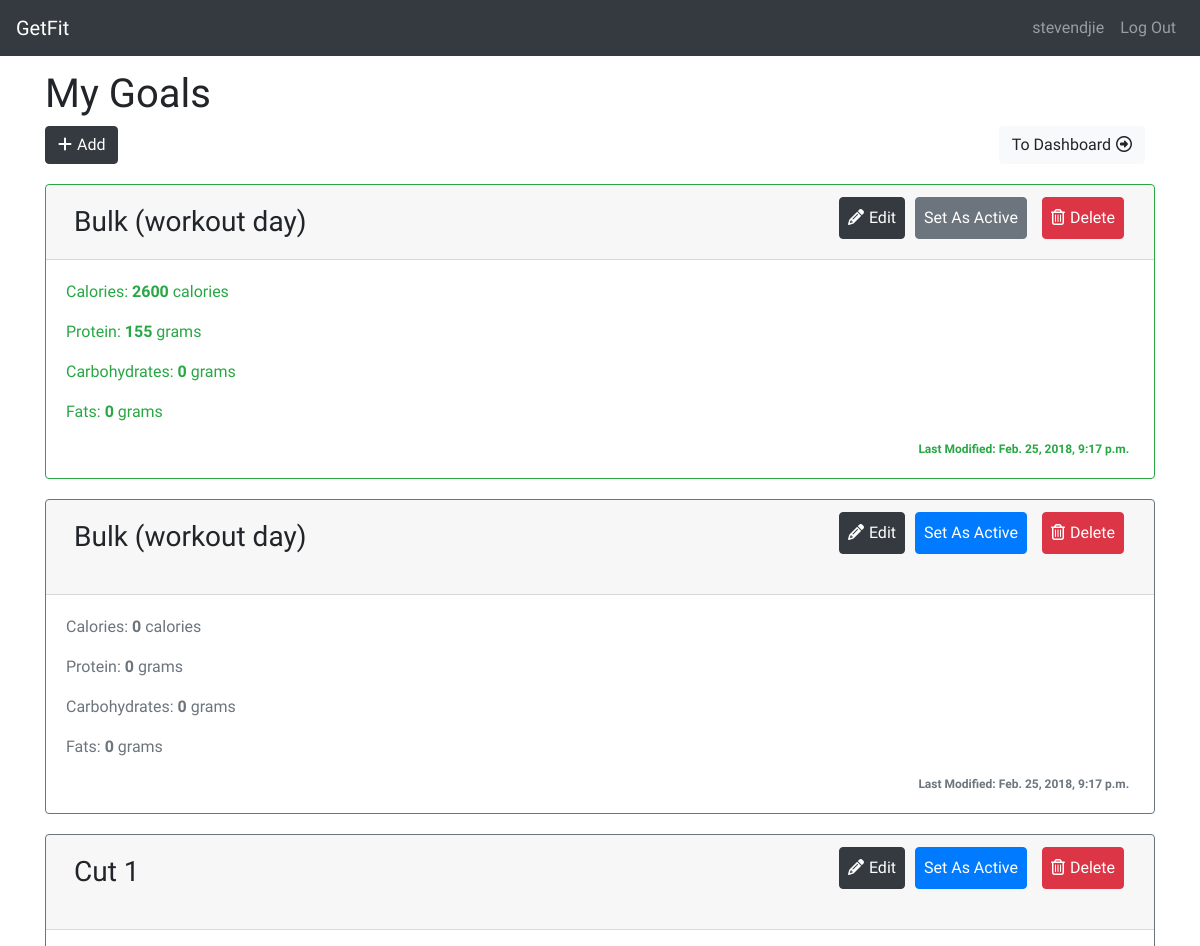
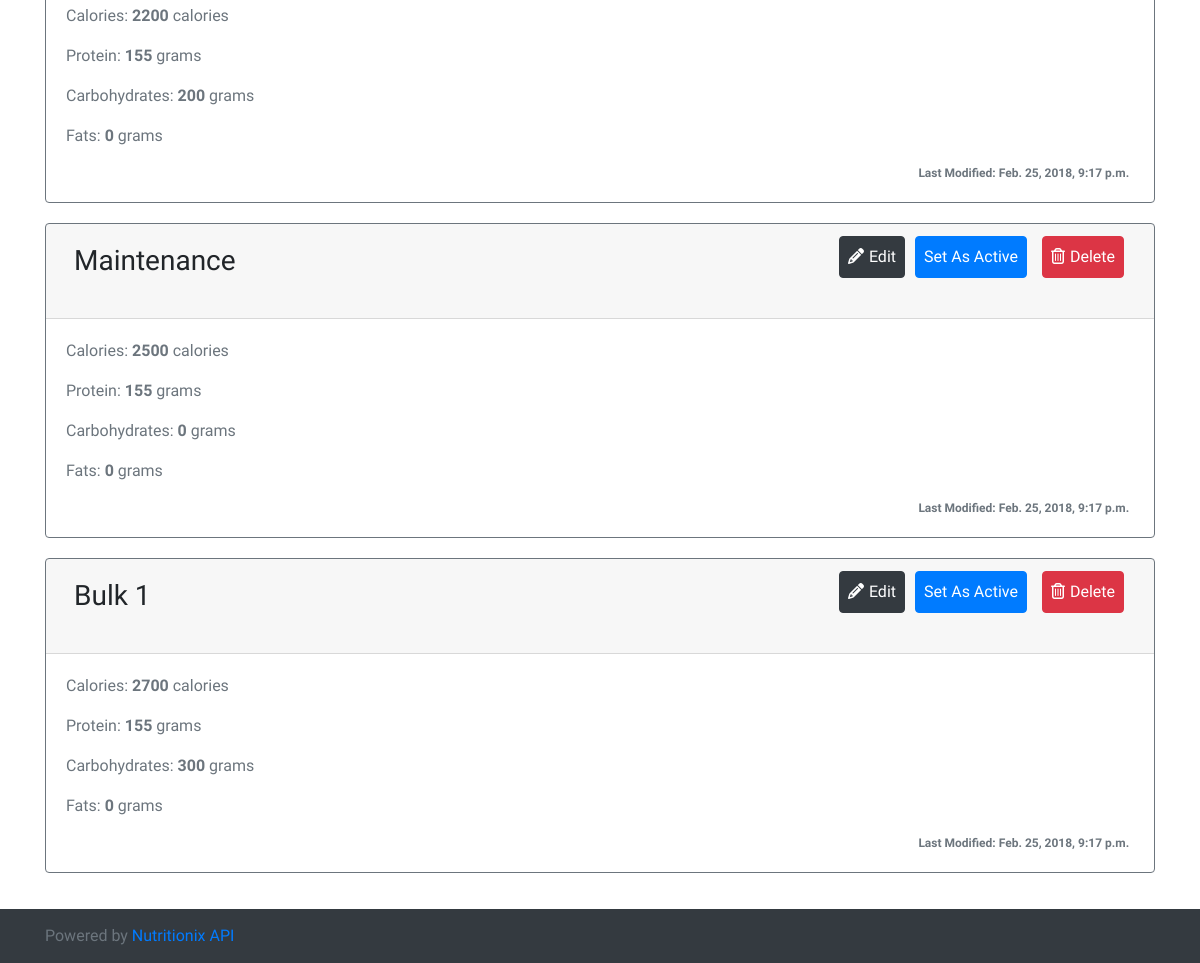
/counter/goals/ (signed in), run on an earlier commit of the app's database (2 pictures, top to bottom).
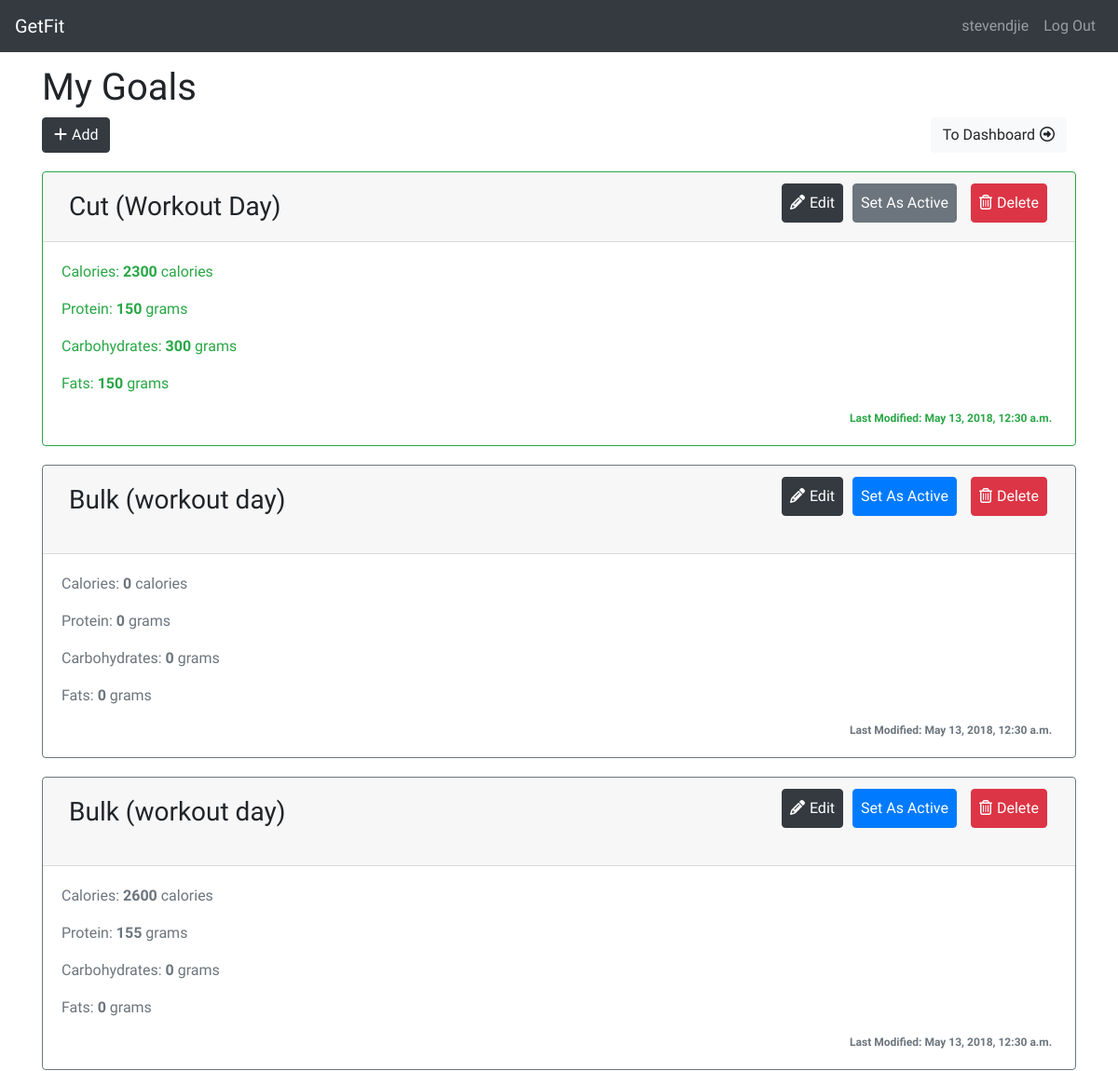
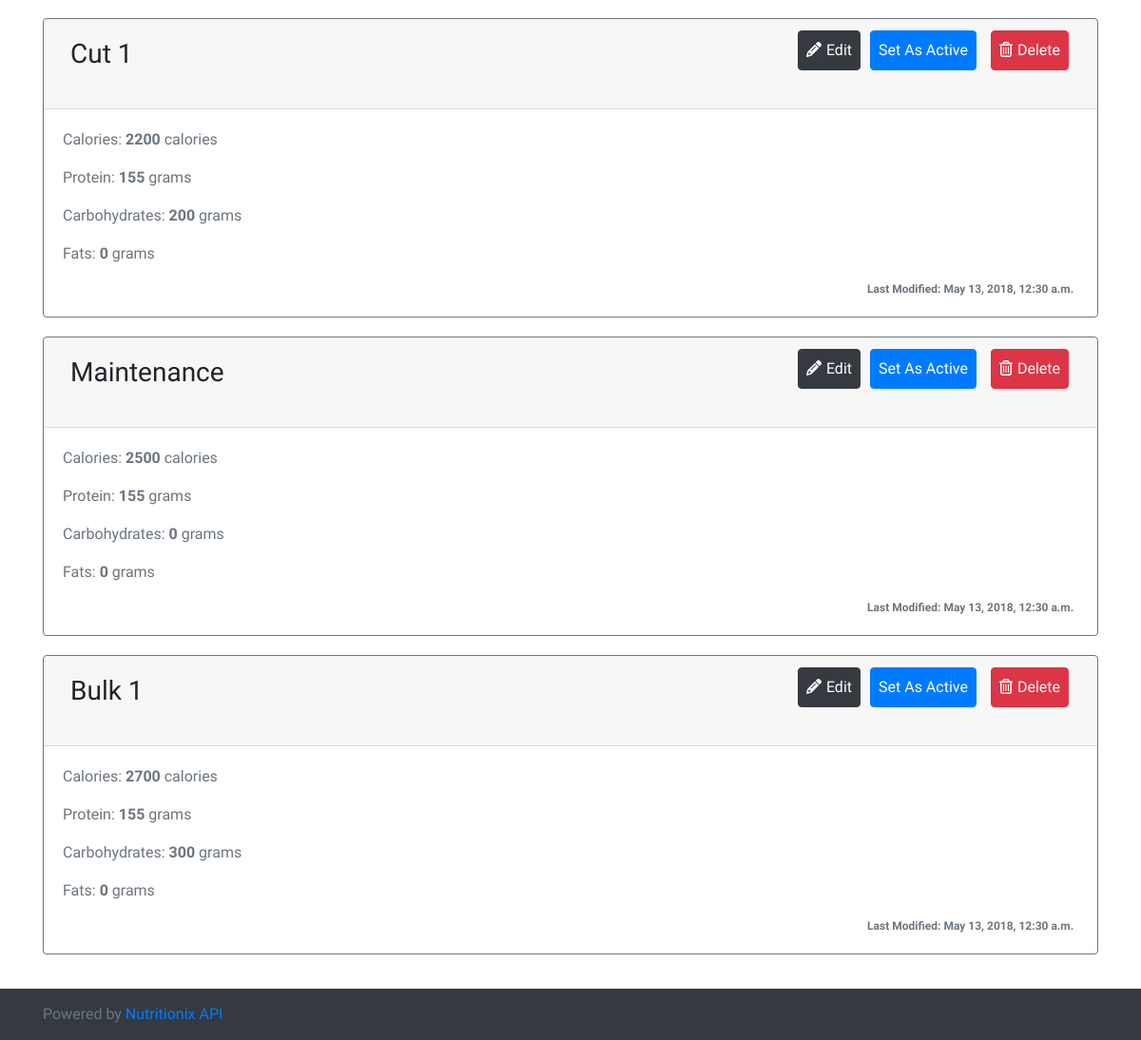
And on a later commit of the database (2 pictures, top to bottom).
### counter/models.py (models this page shows, shortened)
class Goal(models.Model):
   protein = models.DecimalField(max_digits=15, decimal_places=2)
   carbohydrates = models.DecimalField(max_digits=15, decimal_places=2)
   fats = models.DecimalField(max_digits=15, decimal_places=2)
   calories = models.DecimalField(max_digits=15, decimal_places=2)
   name = models.CharField(max_length=200, blank=False)
   isActive = models.BooleanField(default=False)
   dateAdded = models.DateTimeField(auto_now=True, null=True)

### counter/views/goal_views.py (the view, shortened to what this page needs)
@login_required
def viewGoals(request):
    if request.method == 'GET':
        allGoals = Goal.objects.order_by('-dateAdded')
        hasGoal = True
        hasActiveGoal = True
        if not allGoals:
            hasGoal = False
        try:
            activeGoal = Goal.objects.get(isActive=True)
        except ObjectDoesNotExist:
            hasActiveGoal = False
        context = {
            'allGoals' : allGoals,
            'hasGoal' : hasGoal,
            'hasActiveGoal' : hasActiveGoal,
        }
        if hasActiveGoal:
            context.update({'activeGoal' : activeGoal})
        return render(request, 'counter/view_goals.html', context=context)

### counter/templates/counter/view_goals.html (shortened to what this page needs)
{% extends 'counter/base.html' %}
{% block body %}
<h1>My Goals</h1>
<div class="button-panel d-flex justify-content-between">
    <a href="{% url 'counter:newGoal' %}"><button name="newGoal" class="btn btn-dark"><i class="fa fa-plus" aria-hidden="true"></i>Add</button></a>
    <a href="{% url 'counter:index' %}"><button name="newGoal" class="btn btn-light">To Dashboard<i class="fa fa-arrow-circle-o-right" aria-hidden="true"></i></button></a>
</div>
{% if hasGoal is not True %}
<div class="d-flex justify-content-center">
    <p class="error">You have no goals yet.</p>
</div>
{% else %}
{% if hasActiveGoal is True %}
<div class="card border-success">
    <h3 class="card-header d-flex justify-content-end">
        <span class="mr-auto p-2">{{activeGoal.name}}</span>
        <a href="{% url 'counter:editGoal' activeGoal.id %}"><button class="btn btn-dark p-2 card-btn"><i class="fa fa-pencil" aria-hidden="true"></i>Edit</button></a>
        <span><button class="btn btn-secondary p-2 card-btn notAllowed">Set As Active</button></span>
        <a href="{% url 'counter:deleteGoal' activeGoal.id %}"><button class="btn btn-danger p-2 card-btn"><i class="fa fa-trash-o" aria-hidden="true"></i>Delete</button></a>
    </h3>
    <div class="card-body text-success">
        <p class="card-text">Calories: <span class="font-weight-bold">{{activeGoal.calories.normalize}}</span> calories</p>
        <p class="card-text">Protein: <span class="font-weight-bold">{{activeGoal.protein.normalize}}</span> grams</p>
        <p class="card-text">Carbohydrates: <span class="font-weight-bold">{{activeGoal.carbohydrates.normalize}}</span> grams</p>
        <p class="card-text">Fats: <span class="font-weight-bold">{{activeGoal.fats.normalize}}</span> grams</p>
        <div class="d-flex justify-content-end">
            <span class="badge badge-default">Last Modified: {{activeGoal.dateAdded}}</span>
        </div>
    </div>
</div>
{% endif %}
{% for goal in allGoals %}
{% if goal.isActive is not True %}
<div class="card border-secondary">
    <h3 class="card-header d-flex justify-content-end">
        <span class="mr-auto p-2">{{goal.name}}</span>
        <a href="{% url 'counter:editGoal' goal.id %}"><button class="btn btn-dark p-2 card-btn"><i class="fa fa-pencil" aria-hidden="true"></i>Edit</button></a>
        <form action="{% url 'counter:viewGoals' %}" method="post">{% csrf_token %}<button class="btn btn-primary p-2 card-btn" name="activeButton" value="{{goal.id}}">Set As Active</button></form>
        <a href="{% url 'counter:deleteGoal' goal.id %}"><button class="btn btn-danger p-2 card-btn"><i class="fa fa-trash-o" aria-hidden="true"></i>Delete</button></a>
    </h3>
    <div class="card-body text-secondary">
        <p class="card-text">Calories: <span class="font-weight-bold">{{goal.calories.normalize}}</span> calories</p>
        <p class="card-text">Protein: <span class="font-weight-bold">{{goal.protein.normalize}}</span> grams</p>
        <p class="card-text">Carbohydrates: <span class="font-weight-bold">{{goal.carbohydrates.normalize}}</span> grams</p>
        <p class="card-text">Fats: <span class="font-weight-bold">{{goal.fats.normalize}}</span> grams</p>
        <div class="d-flex justify-content-end">
            <span class="badge badge-default">Last Modified: {{goal.dateAdded}}</span>
        </div>
    </div>
</div>
{% endif %}
{% endfor %}
{% endif %}
{% endblock %}

### counter/templates/counter/base.html (shortened to what this page needs)
<html lang="en">
<head>
    {% load static %}
    <link rel="stylesheet" href="https://maxcdn.bootstrapcdn.com/bootstrap/4.0.0-beta.3/css/bootstrap.min.css">
    <link href="{% static 'counter/main.css' %}" rel="stylesheet" type="text/css">
</head>
<body>
    <div id="container">
        <header>
            <nav class="navbar navbar-expand-md navbar-dark fixed-top bg-dark">
                      <a class="navbar-brand" href="{% url 'counter:index' %}">GetFit</a>
                      <div class="collapse navbar-collapse" id="navbarCollapse">
                          <ul class="navbar-nav navbar-right">
                          {% if user.is_authenticated %}
                          <li class="nav-item">
                            <a class="nav-link" href="{% url 'counter:index' %}">{{user.username}}</a>
                          </li>
                          <li class="nav-item">
                            <a class="nav-link" href="{% url 'logout' %}">Log Out</a>
                          </li>
                              {% endif %}
                        </ul>
                      </div>
                    </nav>
        </header>
        <main role="main">
            <div class="container">
    {% block body %}
    {% endblock %}
            </div>
        </main>
        <footer class="footer bg-dark">
          <div class="container attribution">
            <span class="text-muted align-middle">Powered by <a href="https://www.nutritionix.com/business/api" target="_blank" >Nutritionix API</a></span>
          </div>
        </footer>
    </div>
</body>
</html>

### counter/static/counter/main.css (style rules this page uses)
body { font-family: 'Raleway', sans-serif; padding-top: 70px; padding-bottom: 70px; position: relative; }
.navbar-brand { font-family: 'Satisfy', cursive; }
h1 { font-family: 'Cabin Sketch', cursive; }
.button-panel { margin-bottom: 20px; }
.card { margin-bottom: 20px; }
.card-btn, { margin-left: 10px; }
.btn { margin-right: 10px; }
.fa-arrow-circle-o-right { margin-left: 5px; }
.fa-plus, .fa-pencil, .fa-eye, .fa-trash-o { margin-right: 5px; }
a { margin-left: 5px; }
a:first-child { margin-left: 0px; }
footer { position: absolute; bottom: 0; left: 0; right: 0; }
.attribution { padding-top: 15px; padding-bottom: 15px; }

What changed in the data, as far as the page shows it:
added Goal: name "Cut (Workout Day)", calories.normalize "2300", protein.normalize "150", carbohydrates.normalize "300", fats.normalize "150", dateAdded "May 13, 2018, 12:30 a.m."
changed Goal (number 2 of 6 on the later page): dateAdded "Feb. 25, 2018, 9:17 p.m." → "May 13, 2018, 12:30 a.m."
now on one of the page's lists (row edited): Goal: name "Bulk (workout day)", calories.normalize "2600", protein.normalize "155", carbohydrates.normalize "0", fats.normalize "0", dateAdded "May 13, 2018, 12:30 a.m."
changed Goal "Cut 1": dateAdded "Feb. 25, 2018, 9:17 p.m." → "May 13, 2018, 12:30 a.m."
changed Goal "Maintenance": dateAdded "Feb. 25, 2018, 9:17 p.m." → "May 13, 2018, 12:30 a.m."
changed Goal "Bulk 1": dateAdded "Feb. 25, 2018, 9:17 p.m." → "May 13, 2018, 12:30 a.m."
Also different on the page:
{{ activeGoal.name }}: "Bulk (workout day)" → "Cut (Workout Day)"
{{ activeGoal.calories.normalize }}: "2600" → "2300"
{{ activeGoal.protein.normalize }}: "155" → "150"
{{ activeGoal.carbohydrates.normalize }}: "0" → "300"
{{ activeGoal.fats.normalize }}: "0" → "150"
{{ activeGoal.dateAdded }}: "Feb. 25, 2018, 9:17 p.m." → "May 13, 2018, 12:30 a.m."
